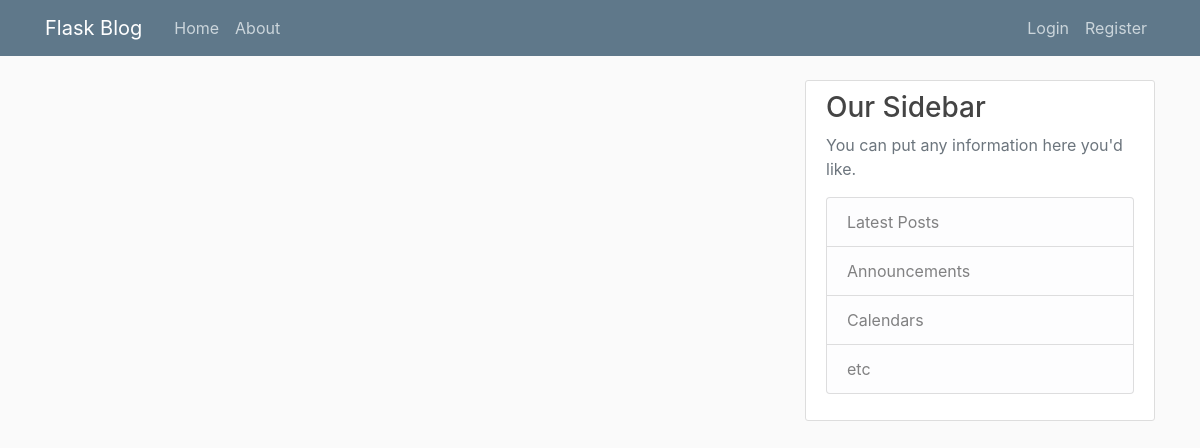
The app's page /index, older data.
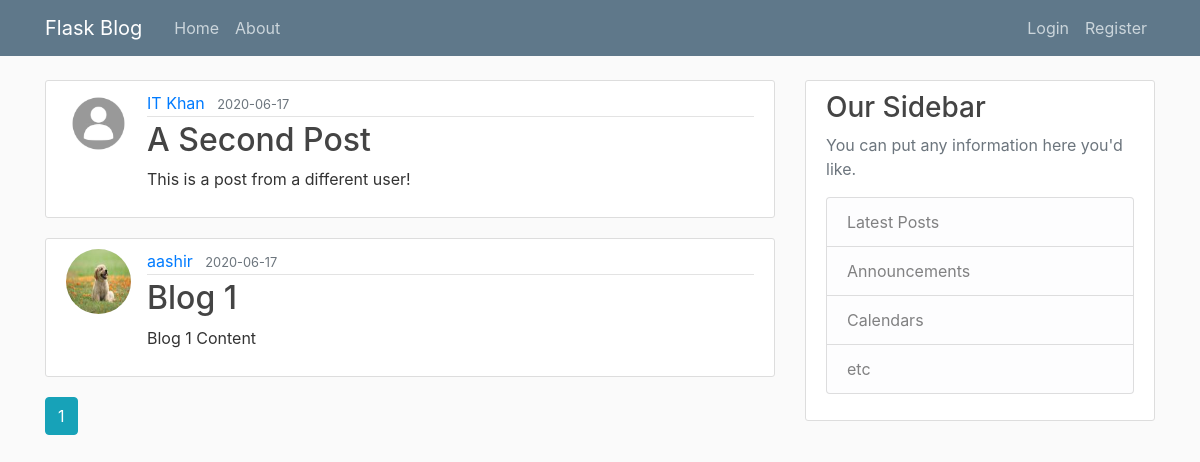
The same page, newer data.
### flaskblog/models.py (models this page shows, shortened)
class Post(db.Model):
	id = db.Column(db.Integer, primary_key=True)
	title = db.Column(db.String(100), nullable=False)
	date_posted = db.Column(db.DateTime, nullable=False, default=datetime.utcnow)
	content = db.Column(db.Text, nullable=False)
	user_id = db.Column(db.Integer, db.ForeignKey('user.id'), nullable=False)

class User(db.Model, UserMixin):
	id = db.Column(db.Integer, primary_key=True)
	username = db.Column(db.String(20), unique=True, nullable=False)
	email = db.Column(db.String(120), unique=True, nullable=False)
	image_file = db.Column(db.String(120), nullable=False, default='default.jpg')
	password = db.Column(db.String(60), nullable=False)
	posts = db.relationship('Post', backref='author', lazy=True)

### flaskblog/routes.py (the view)
@app.route('/')
@app.route('/home')
@app.route('/index')
def index():
	page_num = request.args.get('page', 1, type=int)
	posts = Post.query.order_by(Post.date_posted.desc()).paginate(per_page=5, page=page_num)
	return render_template('index.html', posts= posts)

### flaskblog/templates/index.html (shortened to what this page needs)
{% extends 'layout.html' %}
{% block content %}
	{% for post in posts.items %}
		<article class="media content-section">
		  <img class='rounded-circle article-img' src="{{ url_for('static', filename='profile_pics/'+post.author.image_file) }}">
		  <div class="media-body">
		    <div class="article-metadata">
		      <a class="mr-2" href="#">{{ post.author.username }}</a>
		      <small class="text-muted">{{ post.date_posted.strftime('%Y-%m-%d') }}</small>
		    </div>
		    <h2><a class="article-title" href="{{ url_for('post', post_id=post.id) }}">{{ post.title }}</a></h2>
		    <p class="article-content">{{ post.content }}</p>
		  </div>
		</article>
	{% endfor %}
	{% for page_num in posts.iter_pages(left_edge=1, right_edge=1, left_current=1, right_current=2) %}
		{% if page_num %}
			{% if posts.page == page_num %}
				<a class='btn btn-info mb-4' href="{{ url_for('index', page=page_num) }}">{{ page_num }}</a>
			{% else %}
				<a class='btn btn-outline-info mb-4' href="{{ url_for('index', page=page_num) }}">{{ page_num }}</a>
			{% endif %}
		{% else %}
			...
		{% endif %}
	{% endfor %}
{% endblock content %}

Row changes from the older to the newer data that the page shows:
added Post: image_file (placeholder picture), author.username "IT Khan", date_posted "2020-06-17", title "A Second Post", content "This is a post from a different user!"
added Post: image_file (picture), author.username "aashir", date_posted "2020-06-17", title "Blog 1", content "Blog 1 Content"
Text that changed along with them:
new list line: "1"
